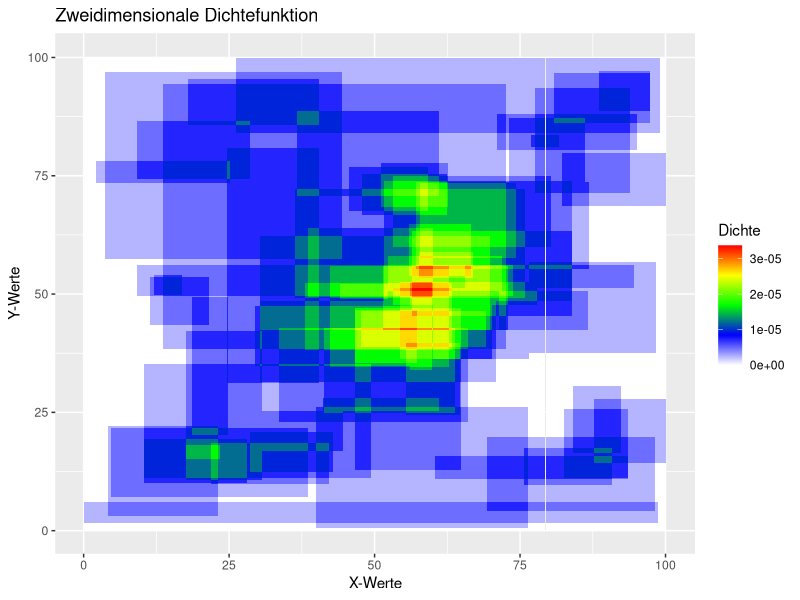

This chart was generated by the following R code:
library(dplyr)
library(openxlsx)
library(MASS)
library(gplots)
library(ggplot2)
library(ellipse)


table <- read.csv(file = 'myapp/files/4_heatmap/Scenario 281_transformed_new_scaled.csv', header=TRUE) #importiere das answers file
x <- table$x
y <- table$y
count <- table$count
data <- data.frame(x=x,y=y,count=count)
total_count <- sum(data$count) #Gesamtzahl der Ergebnisse
data$density <- data$count / total_count #relative Dichte -> Anzahl der Ergebnisse für jede Kombination aus X und Y durch die Gesamtzahl der Ergebnisse

myplot <- ggplot(data, aes(x = x, y = y, fill = density)) +
  geom_tile() +
  scale_fill_gradientn(colours = colorRampPalette(c("white", "blue", "green", "yellow", "red"))(100)) +
  labs(x = "X-Werte", y = "Y-Werte", fill = "Dichte", title = "Zweidimensionale Dichtefunktion")

print (myplot)
